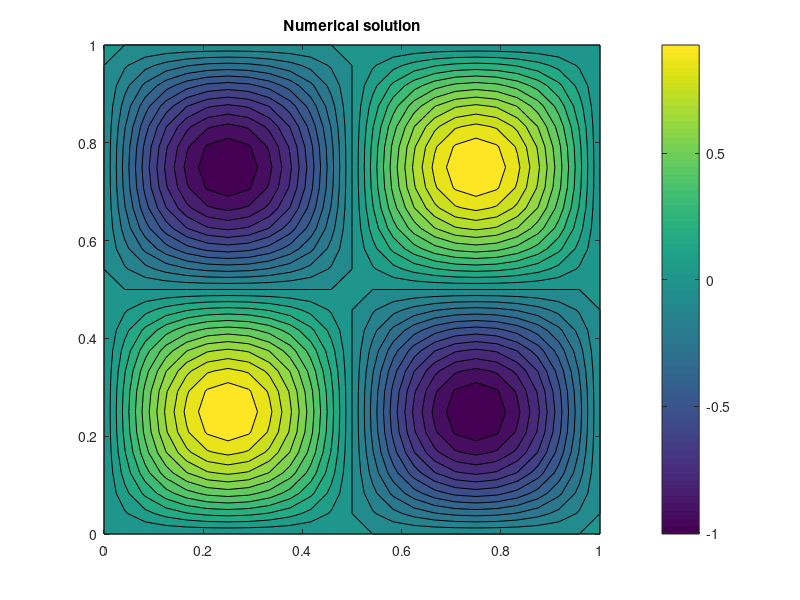
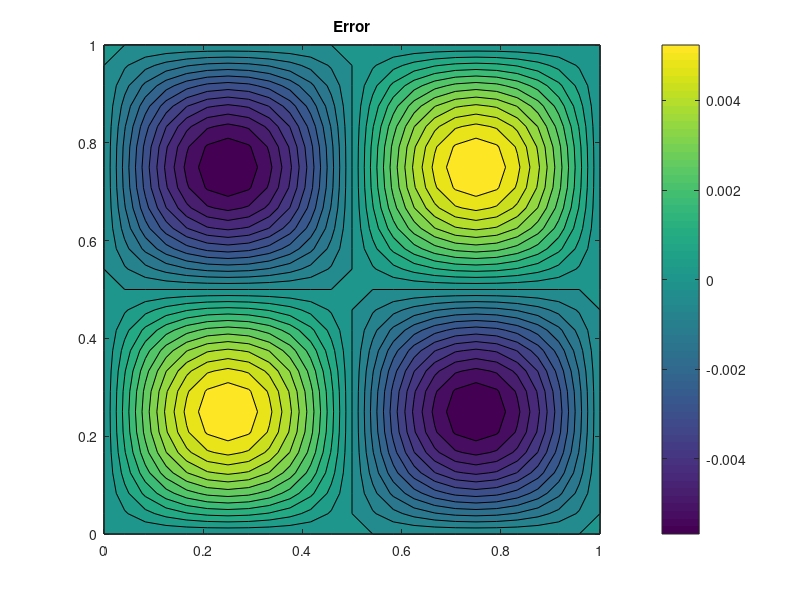

MATLAB code for these plots, in order:
% Solve 2-D poisson equation using Jacobi method
n=25;
xmin=0; xmax=1; ymin=xmin; ymax=xmax;
h = (xmax-xmin)/(n-1); TOL=1e-6; res=TOL+1; iter=0;
x=linspace(xmin,xmax,n);
y=linspace(ymin,ymax,n);
[X,Y]=ndgrid(x,y);
f=2*(2*pi)^2*sin(2*pi*X).*sin(2*pi*Y);
u=zeros(n,n);
while res>TOL
   res = 0; iter=iter+1;
   uo  = u;
   for i=2:n-1
      for j=2:n-1
         u(i,j) = 0.25*(uo(i-1,j) + uo(i+1,j) + uo(i,j-1) + uo(i,j+1)) + ...
                  0.25*h^2*f(i,j);
         res = res + (u(i,j) - uo(i,j))^2;
       end
   end
   res = sqrt(res / n^2);
   fprintf(1,'Iter=%d,  residue=%e\n',iter,res);
end
figure(1); contourf(X,Y,u,25); title('Numerical solution'); colorbar;
% Exact solution
ue=sin(2*pi*X).*sin(2*pi*Y);
figure(2); contourf(X,Y,u-ue,25); title('Error'); colorbar;
